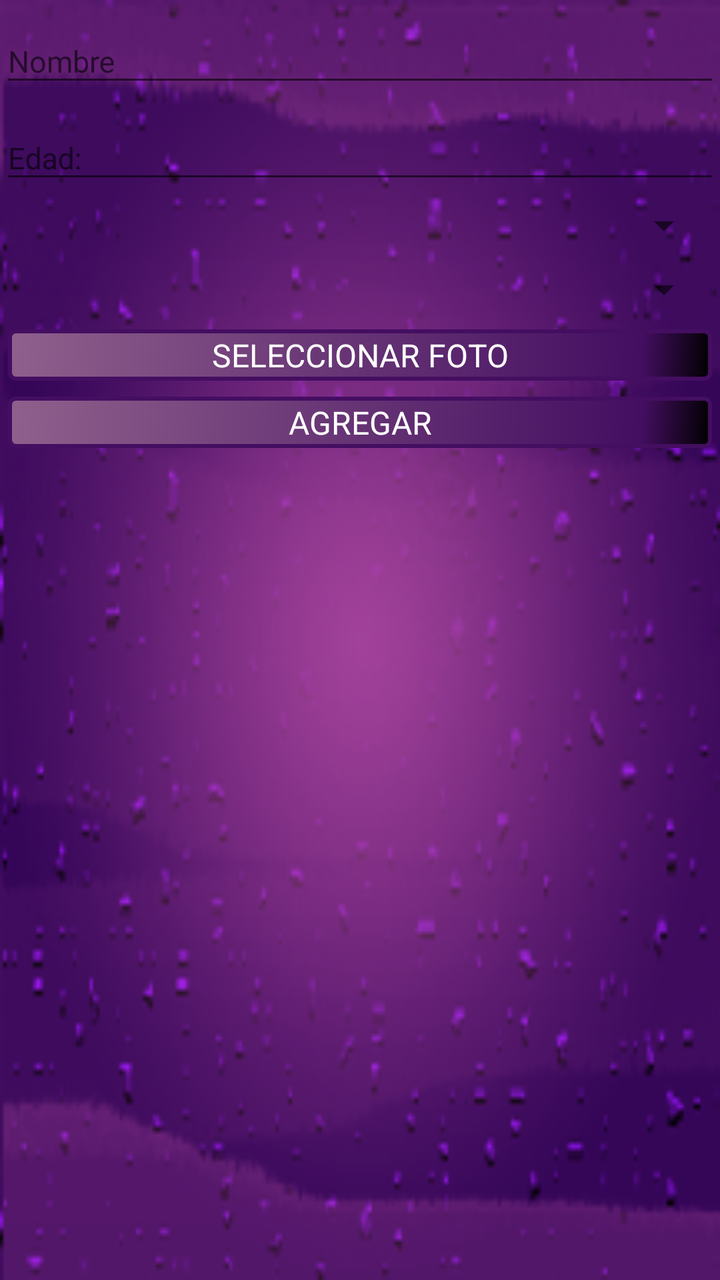
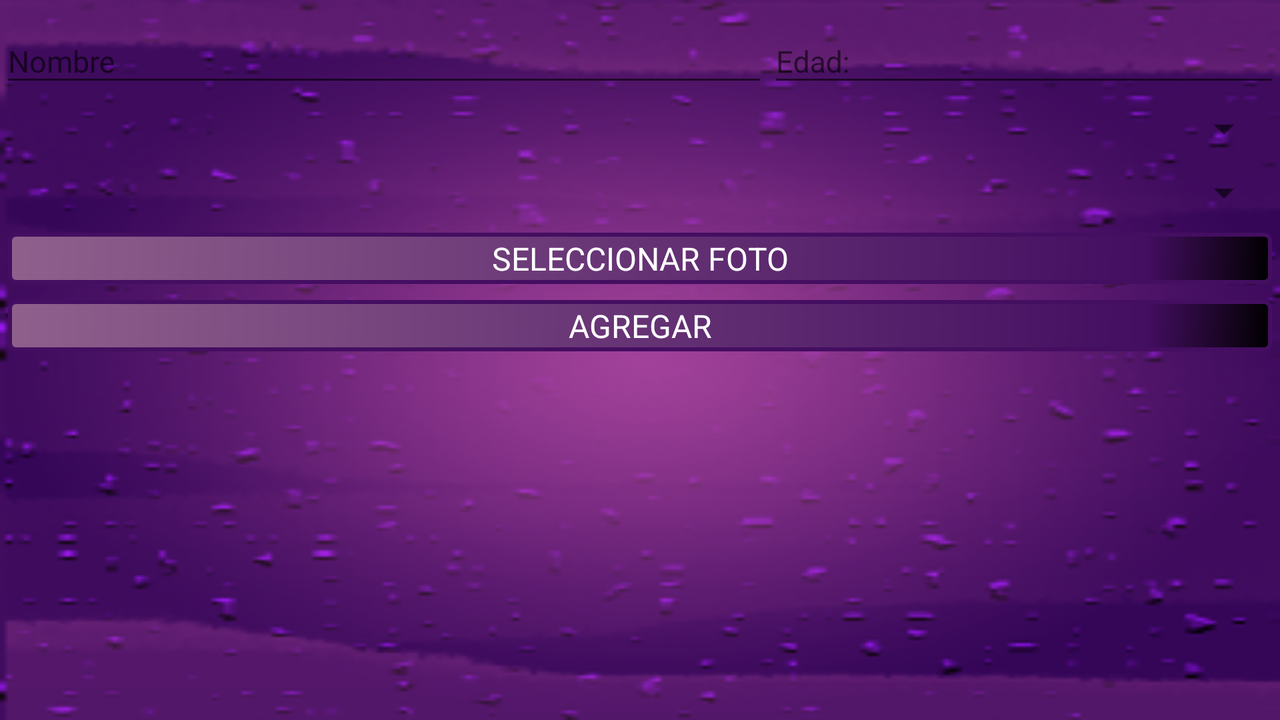

An Android layout and its configuration variant, each rendered on a device that would load it. The default file and the variant file are quoted in full after the pictures.
<!-- AndroidManifest.xml: application theme AppTheme -->
<!-- res/layout/fragment_agregar_participante.xml -->
<LinearLayout xmlns:android="http://schemas.android.com/apk/res/android"
    xmlns:tools="http://schemas.android.com/tools"
    android:layout_width="match_parent"
    android:layout_height="match_parent"
    android:orientation="vertical"
    tools:context="android.electiva.uniquindio.edu.co.vozarron.fragments.AgregarParticipanteFragment">


    <android.support.design.widget.TextInputLayout
        android:layout_width="match_parent"
        android:layout_height="wrap_content">

            <android.support.design.widget.TextInputEditText
                android:id="@+id/txt_agregar_nombre"
                android:layout_width="match_parent"
                android:layout_height="wrap_content"
                android:hint="@string/nombre_text"
                />
    </android.support.design.widget.TextInputLayout>

    <android.support.design.widget.TextInputLayout
        android:layout_width="match_parent"
        android:layout_height="wrap_content">

        <android.support.design.widget.TextInputEditText
            android:id="@+id/txt_agregar_edad"
            android:layout_width="match_parent"
            android:layout_height="wrap_content"
            android:hint="@string/edad"
            />
    </android.support.design.widget.TextInputLayout>

    <Spinner
        android:layout_width="match_parent"
        android:layout_height="wrap_content"
        android:id="@+id/spinner_entrenadores"
        android:layout_margin="4dp"
        />
    <Spinner
        android:layout_width="match_parent"
        android:layout_height="wrap_content"
        android:id="@+id/spinner_relacion_u"
        android:layout_margin="4dp"
        />

    <Button
        android:layout_width="match_parent"
        android:layout_height="wrap_content"
        android:text="@string/seleccionar_foto"
        android:layout_margin="4dp"
        />

    <Button
        android:id="@+id/btn_agregar"
        android:layout_width="match_parent"
        android:layout_height="wrap_content"
        android:text="@string/agregar"
        android:layout_margin="4dp"
        />

</LinearLayout>
<!-- resources referenced by this layout -->
<resources>
  <string name="agregar">AGREGAR</string>
  <string name="edad">Edad: </string>
  <string name="nombre_text">Nombre</string>
  <string name="seleccionar_foto">SELECCIONAR FOTO</string>
  <style name="AppTheme" parent="Theme.AppCompat.Light.DarkActionBar">
          
          <item name="android:windowBackground">@drawable/vozarro5</item>
          <item name="colorPrimary">@color/colorPrimary</item>
          <item name="colorPrimaryDark">@color/colorPrimaryDark</item>
          <item name="colorAccent">@color/colorAccent</item>
          <item name="buttonStyle">@style/estilo_botones</item>
          <item name="android:textColor">@color/colorAccent</item>
          <item name="android:textSize">@dimen/texto_normal</item>
      </style>
  <!-- drawable vozarro5: png bitmap (drawable, 58894 bytes) -->
  <color name="colorPrimary">#8f608c</color>
  <color name="colorPrimaryDark">#440e61</color>
  <color name="colorAccent">#FFFFFF</color>
  <style name="estilo_botones" parent="android:style/Widget.Button">
          <item name="android:background">@drawable/fondo_boton</item>
          <item name="android:textColor">@color/colorAccent</item>
          <item name="android:textSize">@dimen/texto_botones</item>
  
      </style>
  <dimen name="texto_normal">15dp</dimen>
  <!-- drawable fondo_boton (drawable) -->
  <?xml version="1.0" encoding="utf-8"?>
  
  <shape xmlns:android="http://schemas.android.com/apk/res/android"
      android:shape="rectangle"
      >
  
          <padding android:bottom="2dp" android:left="2dp"
              android:right="2dp" android:top="2dp" />
          <corners android:radius="3dp" />
          <stroke android:width="1dp" android:color="@color/colorPrimaryDark" />
          <gradient
              android:angle="315"
              android:startColor="@color/colorPrimary"
              android:centerColor="@color/colorPrimaryDark"
              android:centerX="0.9"
              android:centerY="0.9"
              android:endColor="#000000"
              >
  
          </gradient>
          <stroke android:color="@color/colorPrimaryDark"
              android:width="2dp"
              />
  
  </shape>
  <dimen name="texto_botones">16dp</dimen>
</resources>
<!-- res/layout-land/fragment_agregar_participante.xml (the author's variant of the layout above) -->
<!-- drawn on the phone turned sideways -->
<LinearLayout xmlns:android="http://schemas.android.com/apk/res/android"
    xmlns:tools="http://schemas.android.com/tools"
    android:layout_width="match_parent"
    android:layout_height="match_parent"
    android:orientation="vertical"
    tools:context="android.electiva.uniquindio.edu.co.vozarron.fragments.AgregarParticipanteFragment">

<LinearLayout
    android:layout_width="match_parent"
    android:layout_height="wrap_content"
    android:orientation="horizontal"
    android:weightSum="5">
    <android.support.design.widget.TextInputLayout
        android:layout_width="0dp"
        android:layout_height="wrap_content"
        android:layout_weight="3"

        >

        <android.support.design.widget.TextInputEditText
            android:id="@+id/txt_agregar_nombre"
            android:layout_width="match_parent"
            android:layout_height="match_parent"
            android:hint="@string/nombre_text"
            />
    </android.support.design.widget.TextInputLayout>

    <android.support.design.widget.TextInputLayout
        android:layout_width="0dp"
        android:layout_height="wrap_content"
        android:layout_weight="2"

        >

        <android.support.design.widget.TextInputEditText
            android:id="@+id/txt_agregar_edad"
            android:layout_width="match_parent"
            android:layout_height="match_parent"
            android:hint="@string/edad"
            />
    </android.support.design.widget.TextInputLayout>


</LinearLayout>


    <Spinner
        android:layout_width="match_parent"
        android:layout_height="wrap_content"
        android:id="@+id/spinner_entrenadores"
        android:layout_margin="4dp"
        />
    <Spinner
        android:layout_width="match_parent"
        android:layout_height="wrap_content"
        android:id="@+id/spinner_relacion_u"
        android:layout_margin="4dp"
        />

    <Button
        android:layout_width="match_parent"
        android:layout_height="wrap_content"
        android:text="@string/seleccionar_foto"
        android:layout_margin="4dp"
        />

    <Button
        android:id="@+id/btn_agregar"
        android:layout_width="match_parent"
        android:layout_height="wrap_content"
        android:text="@string/agregar"
        android:layout_margin="4dp"
        />

</LinearLayout>
